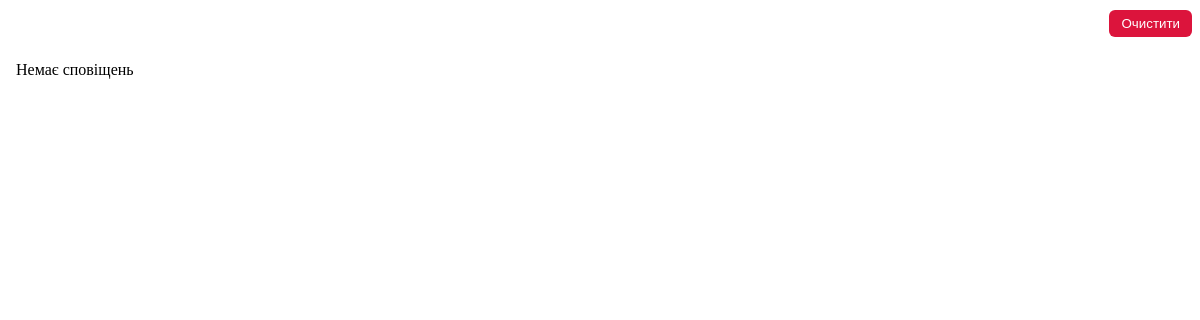
Before: /notifications/dropdown/ (signed in) with the older database file.
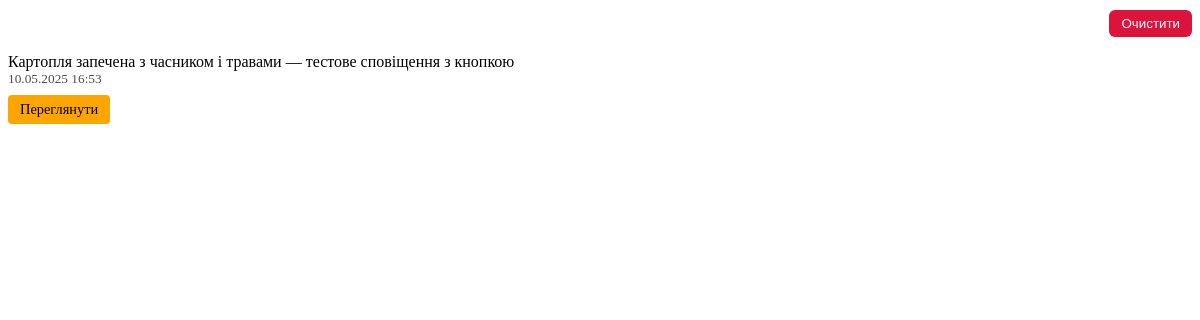
After: the same page with the newer database file.
### recipes/models.py (models this page shows, shortened)
class Notification(models.Model):
    recipient = models.ForeignKey(
        settings.AUTH_USER_MODEL,
        related_name='notifications',
        on_delete=models.CASCADE
    )
    message = models.CharField(max_length=255)
    recipe = models.ForeignKey(  # 🆕
        'Recipe',
        null=True,
        blank=True,
        on_delete=models.CASCADE
    )
    created_at = models.DateTimeField(auto_now_add=True)
    is_read = models.BooleanField(default=False)

### recipes/views.py (the view)
# urls.py: path('notifications/dropdown/', views.notifications_dropdown, name='notifications_dropdown'),
@login_required
def notifications_dropdown(request):
    notes = request.user.notifications.order_by('-created_at')[:10]
    request.user.notifications.filter(is_read=False).update(is_read=True)
    return render(request, 'recipes/partials/notifications_dropdown.html', {'notifications': notes})

### recipes/templates/recipes/partials/notifications_dropdown.html (shortened to what this page needs)
<div id="notification-dropdown">
  <form
    method="POST"
    hx-post="{% url 'clear_notifications' %}"
    hx-target="#notification-dropdown"
    hx-swap="outerHTML"
    style="margin-top: 10px; text-align: right;"
  >
    <button type="submit"
            style="background: crimson; color: white; padding: 6px 12px; border: none; border-radius: 6px; cursor: pointer;">
      Очистити
    </button>
  </form>
  {% for note in notifications %}
    <div class="notification-item {% if not note.is_read %}unread{% endif %}">
      <div>
        {{ note.message }}<br>
        <small style="opacity: 0.7;">{{ note.created_at|date:"d.m.Y H:i" }}</small>
      </div>
      {% if note.recipe %}
        <a href="{% url 'recipe_detail' note.recipe.id %}"
           class="btn"
           style="margin-top: 8px; display: inline-block; padding: 6px 12px; font-size: 0.9rem; background: orange; color: black; border-radius: 4px; text-decoration: none;">
          Переглянути
        </a>
      {% endif %}
    </div>
  {% empty %}
    <p style="padding: 8px;">Немає сповіщень</p>
  {% endfor %}
</div>

Changed rows visible on the page:
added Notification: message "Картопля запечена з часником і травами — тестове сповіщення з кнопкою", created_at "10.05.2025 16:53", shows "Переглянути"
Other visible differences:
text no longer shown: "Немає сповіщень"
